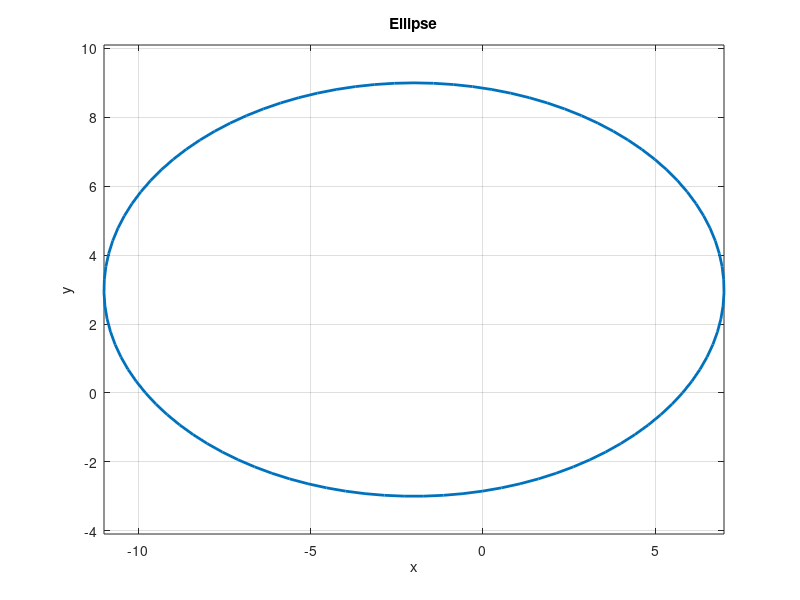

MATLAB code for this plot:
%{
Plot the geometric figure in the x-y plane 
x(t)=3+ 6cos(t), y(t)=-2 + 9sin(t); 0 <= t <= 2pi;
%}
clc,clear
t = linspace(0, 2*pi, 100); 
x = 3 + 6 * cos(t);
y = -2 + 9 * sin(t);
plot(y, x, 'LineWidth', 2);
grid on;
title('Ellipse');
axis equal;
xlabel('x');
ylabel('y');

